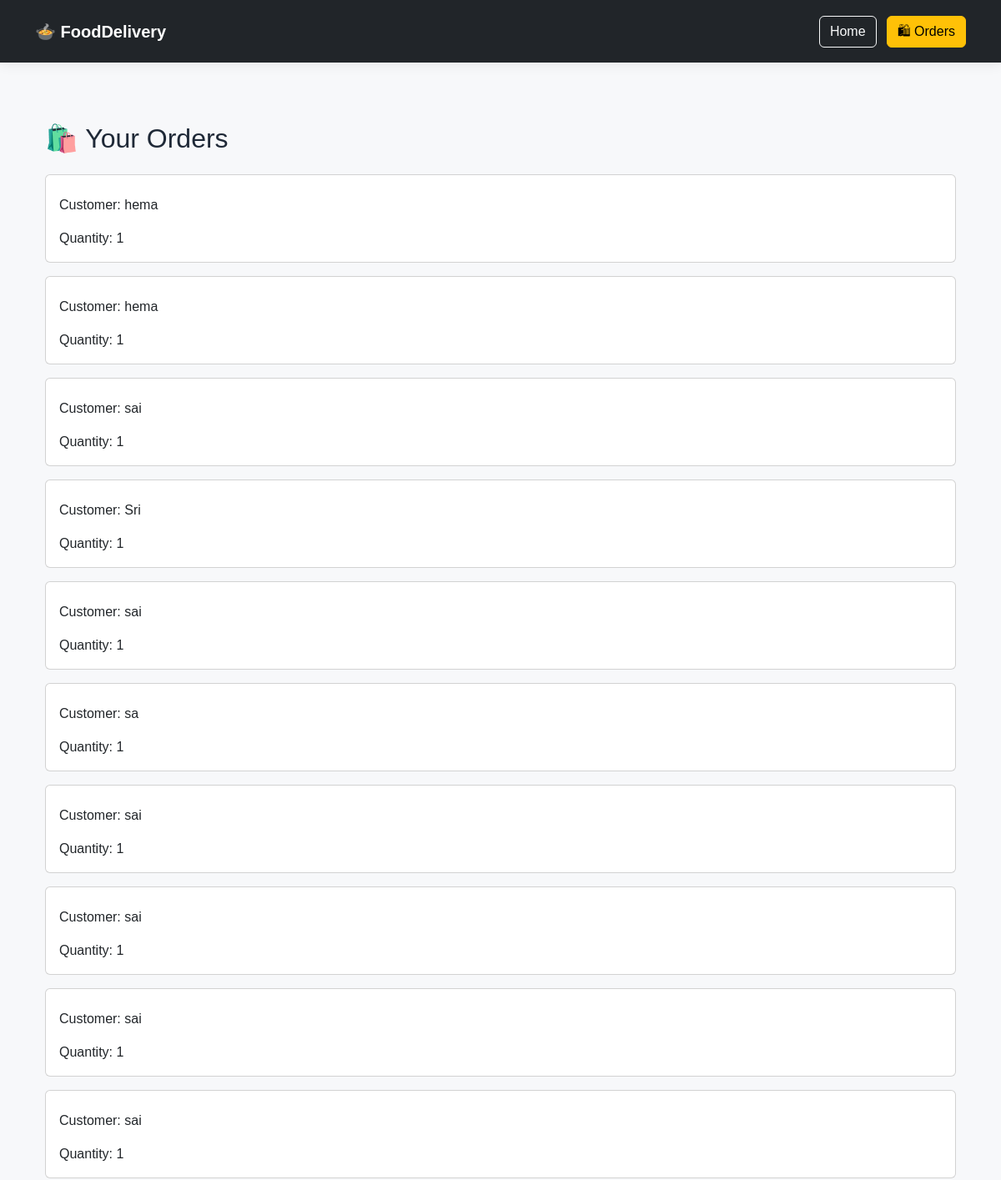
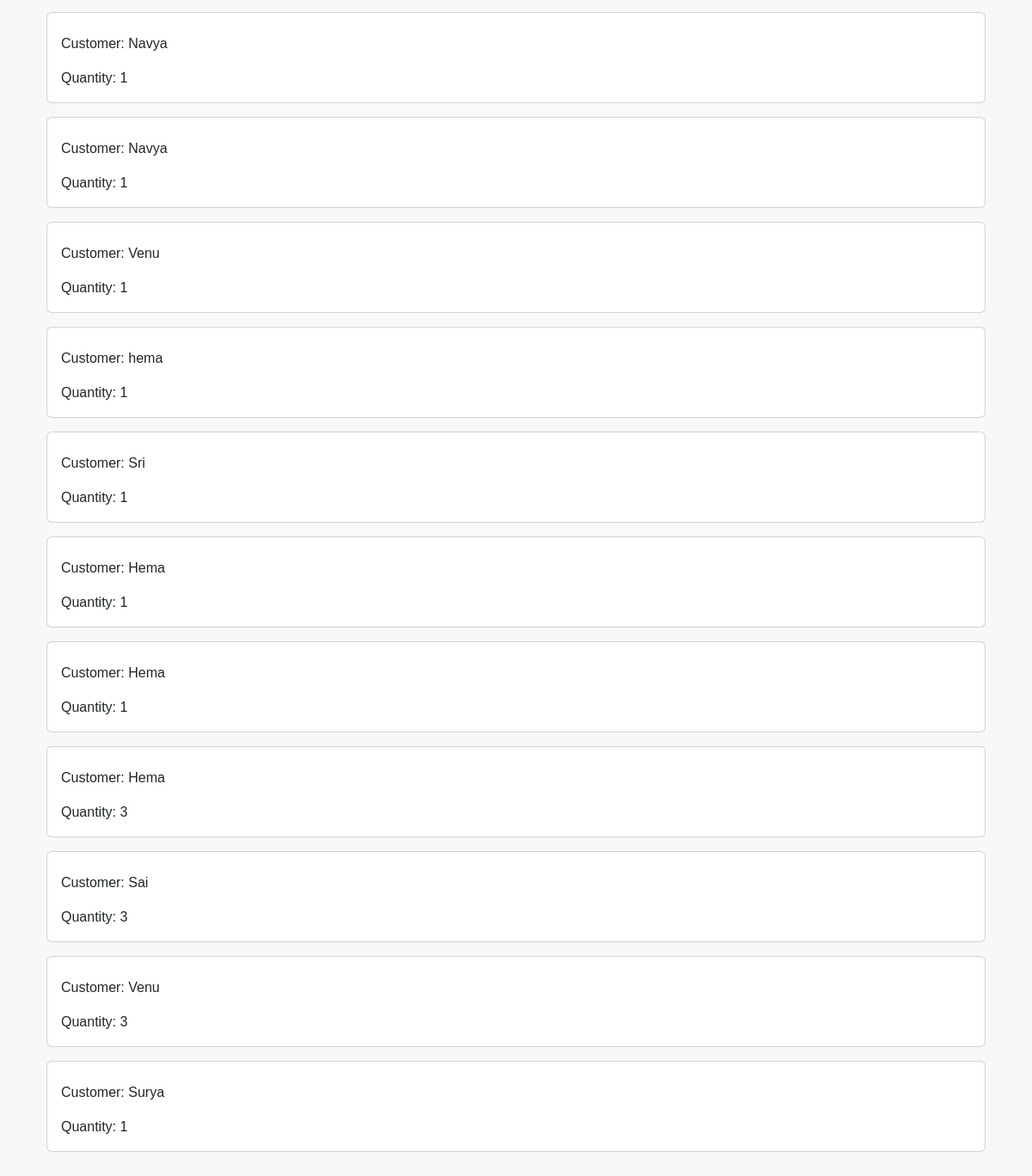
Screenshot of /orders/ with the database file from the repository (2 pictures, top to bottom).
### foodapp/models.py (models this page shows, shortened)
class Order(models.Model):
    item = models.ForeignKey(
        MenuItem,
        on_delete=models.CASCADE,
        related_name="orders"
    )
    customer_name = models.CharField(
        max_length=100,
        default="Guest"
    )
    quantity = models.PositiveIntegerField(
        default=1
    )
    total_price = models.DecimalField(
        max_digits=10,
        decimal_places=2
    )
    status = models.CharField(
        max_length=20,
        default="Pending"
    )
    created_at = models.DateTimeField(
        auto_now_add=True
    )

### foodapp/views.py (the view)
def order_list(request):
    orders = Order.objects.select_related(
        "item",
        "item__restaurant"
    ).order_by("-created_at")
    return render(
        request,
        "foodapp/orders.html",
        {
            "orders": orders
        }
    )

### foodapp/templates/foodapp/orders.html (shortened to what this page needs)
{% extends 'foodapp/base.html' %}
{% block content %}
<div class="container mt-4">
    <h2 class="mb-4">
        🛍️ Your Orders
    </h2>
    {% for order in orders %}
        <div class="card mb-3">
            <div class="card-body">
                <p class="card-text">
                    Customer: {{ order.customer_name }}
                </p>
                <p class="card-text">
                    Quantity: {{ order.quantity }}
                </p>
            </div>
        </div>
    {% empty %}
        <p>No orders found.</p>
    {% endfor %}
</div>
{% endblock %}

### foodapp/static/css/restaurants.css (style rules this page uses)
* { margin: 0; padding: 0; box-sizing: border-box; }
body { font-family: Arial, Helvetica, sans-serif; background: #f7f8fa; color: #1f2937; }

### rows the page displays
Order: customer_name "hema", quantity "1"
Order: customer_name "hema", quantity "1"
Order: customer_name "sai", quantity "1"
Order: customer_name "Sri", quantity "1"
Order: customer_name "sai", quantity "1"
Order: customer_name "sa", quantity "1"
Order: customer_name "sai", quantity "1"
Order: customer_name "sai", quantity "1"
Order: customer_name "sai", quantity "1"
Order: customer_name "sai", quantity "1"
Order: customer_name "Navya", quantity "1"
Order: customer_name "Navya", quantity "1"
Order: customer_name "Venu", quantity "1"
Order: customer_name "hema", quantity "1"
Order: customer_name "Sri", quantity "1"
Order: customer_name "Hema", quantity "1"
Order: customer_name "Hema", quantity "1"
Order: customer_name "Hema", quantity "3"
Order: customer_name "Sai", quantity "3"
Order: customer_name "Venu", quantity "3"
Order: customer_name "Surya", quantity "1"
